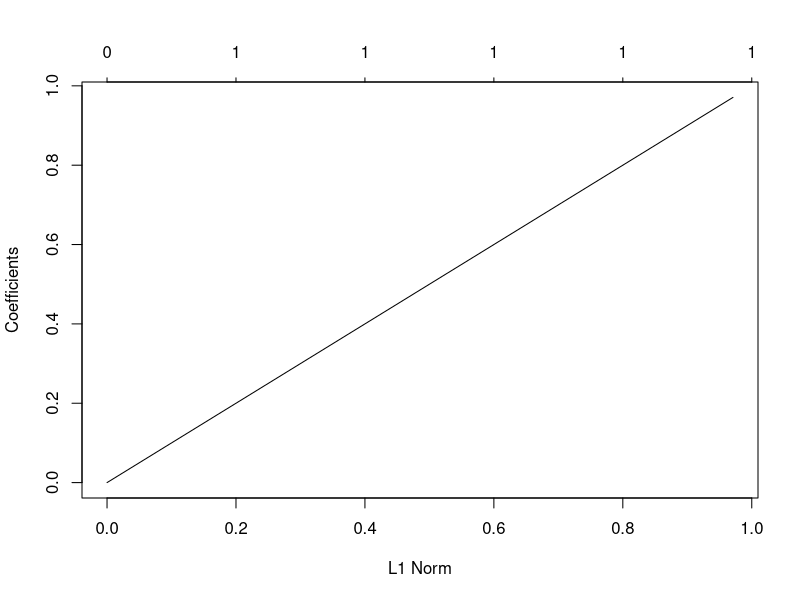
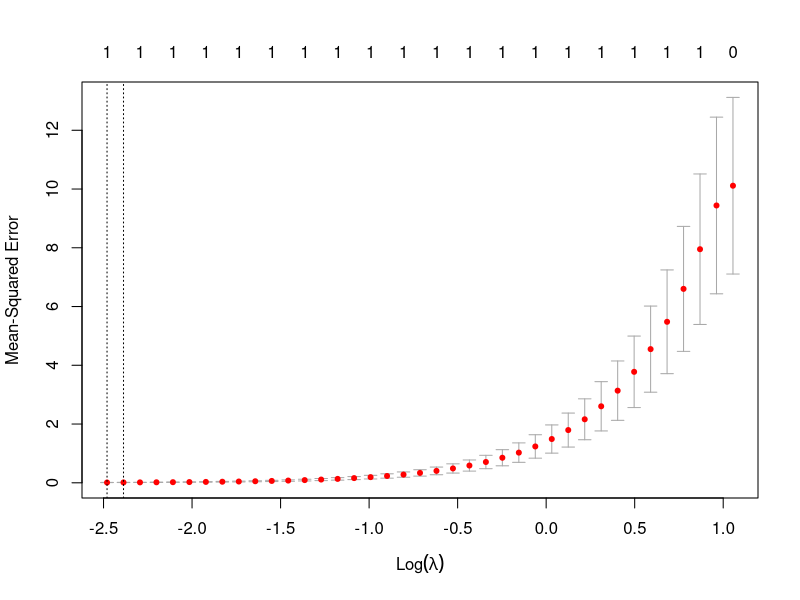

R code for these plots, in order:
## ---- chunk 1
library(glmnet)
x = cbind(1, 1:10)
y = 1:10+1
fit = glmnet(x, y)
plot(fit)
## ---- chunk 2
cvfit = cv.glmnet(x, y)
plot(cvfit)
## ---- chunk 3
cvfit$lambda.min
cvfit$lambda.1se
## ---- chunk 4
predict(cvfit, newx = cbind(1, 12), s = "lambda.min")
## ---- chunk 5
set.seed(12345)

n = 200
bloco = 10

X1 = matrix(rnorm(n*bloco*2), ncol = bloco*2)
beta1 = c( runif(bloco,-0.7,0.7), rep(0,bloco) )

sigma =
  matrix(.9, nrow = bloco, ncol = bloco) |>
  `diag<-`(1)
X2 = mvtnorm::rmvnorm(n, sigma = sigma)
beta2 = c(0.6, rep(0,bloco-1))

X = cbind(1,X1,X2)
beta = c(0.1,beta1,beta2)
eta = exp(X %*% beta)
Y = rpois(n, eta)
